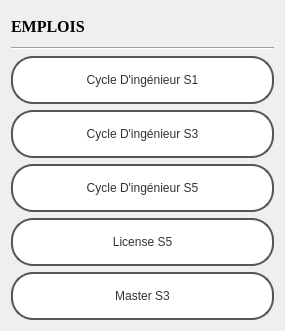
<?xml version="1.0" encoding="UTF-8"?>
<ui version="4.0">
 <class>emplois</class>
 <widget class="QDialog" name="emplois">
  <property name="geometry">
   <rect>
    <x>0</x>
    <y>0</y>
    <width>285</width>
    <height>331</height>
   </rect>
  </property>
  <property name="windowTitle">
   <string>Emplois</string>
  </property>
  <property name="windowIcon">
   <iconset resource="resource.qrc">
    <normaloff>:/img_file/time.png</normaloff>:/img_file/time.png</iconset>
  </property>
  <layout class="QGridLayout" name="gridLayout">
   <item row="2" column="0" colspan="3">
    <layout class="QVBoxLayout" name="verticalLayout">
     <item>
      <widget class="QPushButton" name="Cyc1">
       <property name="sizePolicy">
        <sizepolicy hsizetype="Preferred" vsizetype="Fixed">
         <horstretch>0</horstretch>
         <verstretch>0</verstretch>
        </sizepolicy>
       </property>
       <property name="cursor">
        <cursorShape>PointingHandCursor</cursorShape>
       </property>
       <property name="styleSheet">
        <string notr="true">/* Style pour le bouton Filiers - Style moderne d'entreprise */
#Cyc1 {
    background: #ffffff; /* Fond blanc */
    color: #333333; /* Texte gris foncé */
    padding: 15px 25px; /* Espacement autour du texte */
    border: 2px solid #555555; /* Contour gris foncé */
    border-radius: 22px; /* Coins arrondis */
    font: 16px &quot;Helvetica Neue&quot;, sans-serif; /* Police sans-serif moderne */
    cursor: pointer; /* Curseur pointer au survol */
    transition: background 0.3s ease, color 0.3s ease, border-color 0.3s ease; /* Animation de transition sur la couleur de fond, la couleur du texte et la couleur du contour */
}

/* Effet de survol pour le bouton Filiers */
#Cyc1:hover {
    background: #f1f1f1; /* Fond légèrement plus foncé au survol */
    color: #555555; /* Texte gris un peu plus clair au survol */
    border-color: #777777; /* Contour gris plus clair au survol */
}

/* Effet de pression pour le bouton Filiers */
#Cyc1:active {
    background: #e6e6e6; /* Fond légèrement plus foncé lorsqu'appuyé */
    box-shadow: 0 4px 6px rgba(0, 0, 0, 0.1); /* Légère ombre lorsqu'appuyé */
    transform: translateY(2px); /* Légère translation vers le bas pour l'effet de pression */
}
</string>
       </property>
       <property name="text">
        <string>Cycle D'ingénieur S1</string>
       </property>
      </widget>
     </item>
     <item>
      <widget class="QPushButton" name="Cyc2">
       <property name="cursor">
        <cursorShape>PointingHandCursor</cursorShape>
       </property>
       <property name="styleSheet">
        <string notr="true">/* Style pour le bouton Filiers - Style moderne d'entreprise */
#Cyc2 {
    background: #ffffff; /* Fond blanc */
    color: #333333; /* Texte gris foncé */
    padding: 15px 25px; /* Espacement autour du texte */
    border: 2px solid #555555; /* Contour gris foncé */
    border-radius: 22px; /* Coins arrondis */
    font: 16px &quot;Helvetica Neue&quot;, sans-serif; /* Police sans-serif moderne */
    cursor: pointer; /* Curseur pointer au survol */
    transition: background 0.3s ease, color 0.3s ease, border-color 0.3s ease; /* Animation de transition sur la couleur de fond, la couleur du texte et la couleur du contour */
}

/* Effet de survol pour le bouton Filiers */
#Cyc2:hover {
    background: #f1f1f1; /* Fond légèrement plus foncé au survol */
    color: #555555; /* Texte gris un peu plus clair au survol */
    border-color: #777777; /* Contour gris plus clair au survol */
}

/* Effet de pression pour le bouton Filiers */
#Cyc2:active {
    background: #e6e6e6; /* Fond légèrement plus foncé lorsqu'appuyé */
    box-shadow: 0 4px 6px rgba(0, 0, 0, 0.1); /* Légère ombre lorsqu'appuyé */
    transform: translateY(2px); /* Légère translation vers le bas pour l'effet de pression */
}
</string>
       </property>
       <property name="text">
        <string>Cycle D'ingénieur S3</string>
       </property>
      </widget>
     </item>
     <item>
      <widget class="QPushButton" name="Cyc3">
       <property name="cursor">
        <cursorShape>PointingHandCursor</cursorShape>
       </property>
       <property name="styleSheet">
        <string notr="true">/* Style pour le bouton Filiers - Style moderne d'entreprise */
#Cyc3 {
    background: #ffffff; /* Fond blanc */
    color: #333333; /* Texte gris foncé */
    padding: 15px 25px; /* Espacement autour du texte */
    border: 2px solid #555555; /* Contour gris foncé */
    border-radius: 22px; /* Coins arrondis */
    font: 16px &quot;Helvetica Neue&quot;, sans-serif; /* Police sans-serif moderne */
    cursor: pointer; /* Curseur pointer au survol */
    transition: background 0.3s ease, color 0.3s ease, border-color 0.3s ease; /* Animation de transition sur la couleur de fond, la couleur du texte et la couleur du contour */
}

/* Effet de survol pour le bouton Filiers */
#Cyc3:hover {
    background: #f1f1f1; /* Fond légèrement plus foncé au survol */
    color: #555555; /* Texte gris un peu plus clair au survol */
    border-color: #777777; /* Contour gris plus clair au survol */
}

/* Effet de pression pour le bouton Filiers */
#Cyc3:active {
    background: #e6e6e6; /* Fond légèrement plus foncé lorsqu'appuyé */
    box-shadow: 0 4px 6px rgba(0, 0, 0, 0.1); /* Légère ombre lorsqu'appuyé */
    transform: translateY(2px); /* Légère translation vers le bas pour l'effet de pression */
}
</string>
       </property>
       <property name="text">
        <string>Cycle D'ingénieur S5</string>
       </property>
      </widget>
     </item>
     <item>
      <widget class="QPushButton" name="LicEmp">
       <property name="cursor">
        <cursorShape>PointingHandCursor</cursorShape>
       </property>
       <property name="styleSheet">
        <string notr="true">/* Style pour le bouton Filiers - Style moderne d'entreprise */
#LicEmp {
    background: #ffffff; /* Fond blanc */
    color: #333333; /* Texte gris foncé */
    padding: 15px 25px; /* Espacement autour du texte */
    border: 2px solid #555555; /* Contour gris foncé */
    border-radius: 22px; /* Coins arrondis */
    font: 16px &quot;Helvetica Neue&quot;, sans-serif; /* Police sans-serif moderne */
    cursor: pointer; /* Curseur pointer au survol */
    transition: background 0.3s ease, color 0.3s ease, border-color 0.3s ease; /* Animation de transition sur la couleur de fond, la couleur du texte et la couleur du contour */
}

/* Effet de survol pour le bouton Filiers */
#LicEmp:hover {
    background: #f1f1f1; /* Fond légèrement plus foncé au survol */
    color: #555555; /* Texte gris un peu plus clair au survol */
    border-color: #777777; /* Contour gris plus clair au survol */
}

/* Effet de pression pour le bouton Filiers */
#LicEmp:active {
    background: #e6e6e6; /* Fond légèrement plus foncé lorsqu'appuyé */
    box-shadow: 0 4px 6px rgba(0, 0, 0, 0.1); /* Légère ombre lorsqu'appuyé */
    transform: translateY(2px); /* Légère translation vers le bas pour l'effet de pression */
}
</string>
       </property>
       <property name="text">
        <string>License S5</string>
       </property>
      </widget>
     </item>
     <item>
      <widget class="QPushButton" name="MSTEmp">
       <property name="cursor">
        <cursorShape>PointingHandCursor</cursorShape>
       </property>
       <property name="styleSheet">
        <string notr="true">/* Style pour le bouton Filiers - Style moderne d'entreprise */
#MSTEmp {
    background: #ffffff; /* Fond blanc */
    color: #333333; /* Texte gris foncé */
    padding: 15px 25px; /* Espacement autour du texte */
    border: 2px solid #555555; /* Contour gris foncé */
    border-radius: 22px; /* Coins arrondis */
    font: 16px &quot;Helvetica Neue&quot;, sans-serif; /* Police sans-serif moderne */
    cursor: pointer; /* Curseur pointer au survol */
    transition: background 0.3s ease, color 0.3s ease, border-color 0.3s ease; /* Animation de transition sur la couleur de fond, la couleur du texte et la couleur du contour */
}

/* Effet de survol pour le bouton Filiers */
#MSTEmp:hover {
    background: #f1f1f1; /* Fond légèrement plus foncé au survol */
    color: #555555; /* Texte gris un peu plus clair au survol */
    border-color: #777777; /* Contour gris plus clair au survol */
}

/* Effet de pression pour le bouton Filiers */
#MSTEmp:active {
    background: #e6e6e6; /* Fond légèrement plus foncé lorsqu'appuyé */
    box-shadow: 0 4px 6px rgba(0, 0, 0, 0.1); /* Légère ombre lorsqu'appuyé */
    transform: translateY(2px); /* Légère translation vers le bas pour l'effet de pression */
}
</string>
       </property>
       <property name="text">
        <string>Master S3</string>
       </property>
      </widget>
     </item>
    </layout>
   </item>
   <item row="0" column="0">
    <widget class="QLabel" name="label">
     <property name="font">
      <font>
       <family>Times New Roman</family>
       <pointsize>12</pointsize>
       <bold>true</bold>
      </font>
     </property>
     <property name="text">
      <string>EMPLOIS</string>
     </property>
    </widget>
   </item>
   <item row="1" column="0" colspan="3">
    <widget class="Line" name="line">
     <property name="orientation">
      <enum>Qt::Horizontal</enum>
     </property>
    </widget>
   </item>
  </layout>
 </widget>
 <resources>
  <include location="resource.qrc"/>
 </resources>
 <connections/>
</ui>
